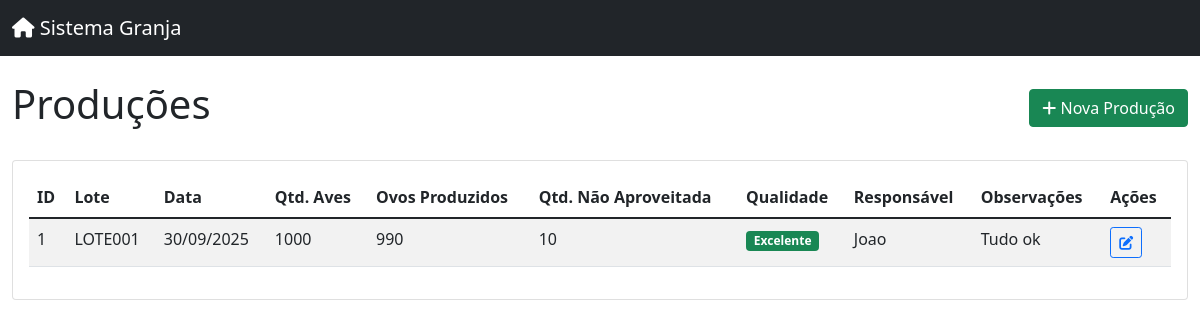
/producoes/, run on the app's committed database.
### app/models/database.py (models this page shows)
class BaseModel(Model):
    class Meta:
        database = db

class Producao(BaseModel):
    id_producao = AutoField()
    data_coleta = DateField()
    quantidade_ovos = IntegerField()
    quantidade_aves = IntegerField()
    qualidade_producao = CharField(max_length=50)
    producao_nao_aproveitada = IntegerField(default=0)
    lote = ForeignKeyField(Lote, backref='producoes')
    observacoes = TextField(null=True)
    responsavel = CharField(max_length=100)
    class Meta:
        table_name = 'producao'

class Lote(BaseModel):
    id_lote = AutoField()
    numero_lote = CharField(max_length=50)
    data_entrada = DateField()
    quantidade_inicial = IntegerField()
    idade_inicial = IntegerField()
    raca = CharField(max_length=100)
    fornecedor = CharField(max_length=200)
    observacoes = TextField(null=True)
    ativo = BooleanField(default=True)
    class Meta:
        table_name = 'lotes'

### app/routes/producao_routes.py (the view)
@producao_web.route('/', methods=['GET'])
def listar():
    producoes = ProducaoController.listar_todos()
    producoes = sorted(producoes, key=lambda x: x.id_producao)
    return render_template('producao/listar.html', producoes=producoes)

### app/controllers/producao_controller.py (called while the page is built)
    @staticmethod
    def listar_todos() -> List[Producao]:                                       # Lista todos os registros de produção
        return list(Producao.select().order_by(Producao.data_coleta.desc()))

### app/templates/producao/listar.html
{% extends "layouts/admin.html" %}
{% block content %}
<div class="container-fluid">
    <div class="d-flex justify-content-between align-items-center mb-4">
        <h1>Produções</h1>
        <a class="btn btn-success" href="{{ url_for('producao_web.criar') }}">
            <i class="fas fa-plus"></i> Nova Produção
        </a>
    </div>
    <div class="card">
        <div class="card-body">
            <div class="table-responsive">
                <table class="table table-striped">
                    <thead>
                        <tr>
                            <th>ID</th>
                            <th>Lote</th>
                            <th>Data</th>
                            <th>Qtd. Aves</th>
                            <th>Ovos Produzidos</th>
                            <th>Qtd. Não Aproveitada</th>
                            <th>Qualidade</th>
                            <th>Responsável</th>
                            <th>Observações</th>
                            <th>Ações</th>
                        </tr>
                    </thead>
                    <tbody>
                    {% for p in producoes %}
                        <tr>
                            <td>{{ p.id_producao }}</td>
                            <td>{{ p.lote.numero_lote }}</td>
                            <td>{{ p.data_coleta.strftime("%d/%m/%Y") }}</td>
                            <td>{{ p.quantidade_aves }}</td>
                            <td>{{ p.quantidade_ovos }}</td>
                            <td>{{ p.producao_nao_aproveitada }}</td>
                            <td>
                                {% set qualidade = p.qualidade_producao.lower() %}
                                {% if qualidade == 'excelente' %}
                                    <span class="badge bg-success">{{ p.qualidade_producao }}</span>
                                {% elif qualidade == 'bom' or qualidade == 'boa' %}
                                    <span class="badge bg-info">{{ p.qualidade_producao }}</span>
                                {% elif qualidade == 'regular' %}
                                    <span class="badge bg-warning">{{ p.qualidade_producao }}</span>
                                {% elif qualidade == 'ruim' %}
                                    <span class="badge bg-danger">{{ p.qualidade_producao }}</span>
                                {% else %}
                                    <span class="badge bg-secondary">{{ p.qualidade_producao }}</span>
                                {% endif %}
                            </td>
                            <td>{{ p.responsavel }}</td>
                            <td>{{ p.observacoes or "-" }}</td>
                            <td>
                                <div class="btn-group btn-group-sm">
                                    <a class="btn btn-outline-primary"
                                       href="{{ url_for('producao_web.editar', producao_id=p.id_producao) }}"
                                       title="Editar">
                                        <i class="fas fa-edit"></i>
                                    </a>
                                </div>
                            </td>
                        </tr>
                    {% else %}
                        <tr>
                            <td colspan="10" class="text-center text-muted">
                                Nenhuma produção cadastrada
                            </td>
                        </tr>
                    {% endfor %}
                    </tbody>
                </table>
            </div>
        </div>
    </div>
</div>
{% endblock %}

### data on the page
Producao: id_producao "1", lote.numero_lote "LOTE001", data_coleta "30/09/2025", quantidade_aves "1000", quantidade_ovos "990", producao_nao_aproveitada "10", qualidade_producao "Excelente", responsavel "Joao", observacoes "Tudo ok"
